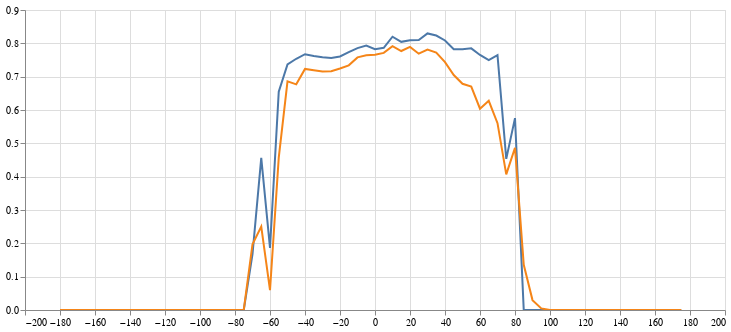

The notebook cell saved with this chart:
### Code cell
(alt
 .Chart(results.melt(id_vars=['deg'],value_vars=['LV','MY']))
 .mark_line()
 .encode(
     x=alt.X("deg",axis=alt.Axis(title=None)),
     y=alt.Y("value",axis=alt.Axis(title=None)),
     color=alt.Color("variable",legend=None),
     tooltip="value"
 )
 .properties(width=700,height=300)
 .interactive()
)

### Figure 1 — Vega-Lite specification as saved in the notebook (floating-point values rounded to 4 significant figures; data arrays with more than 128 entries replaced by an {"elided": "..."} marker saying what was removed)
{"config": {"view": {"continuousWidth": 400, "continuousHeight": 300}}, "data": {"name": "data-9096a4aa55a973f70e7b842415f8eee1"}, "mark": "line", "encoding": {"color": {"field": "variable", "legend": null, "type": "nominal"}, "tooltip": {"field": "value", "type": "quantitative"}, "x": {"axis": {"title": null}, "field": "deg", "type": "quantitative"}, "y": {"axis": {"title": null}, "field": "value", "type": "quantitative"}}, "height": 300, "selection": {"selector001": {"type": "interval", "bind": "scales", "encodings": ["x", "y"]}}, "width": 700, "$schema": "https://vega.github.io/schema/vega-lite/v4.17.0.json", "datasets": {"data-9096a4aa55a973f70e7b842415f8eee1": {"elided": "144 records"}}}
